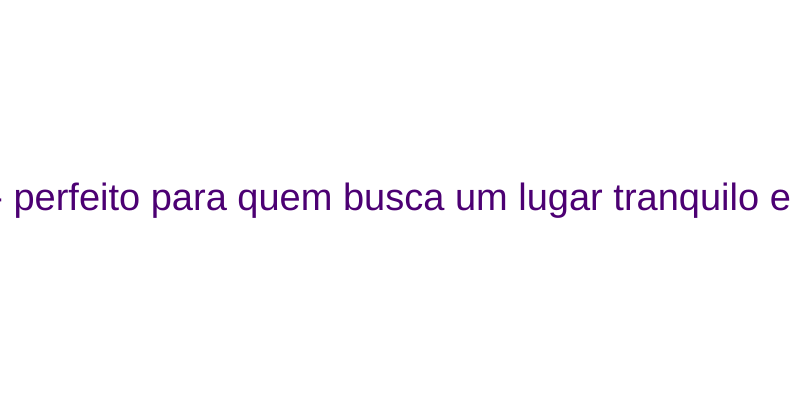
Frame 1 (no input)
Frame 60 (no input): identical to frame 1, image omitted
Frame 120 (the mouse pressed at the canvas centre since frame 60): identical to frame 1, image omitted

The p5.js sketch that drew this single still picture (run headless with seeded random() and noise() and a simulated clock; from frame 60 on, the mouse is pressed at the canvas centre):

// p5.js sketch
// ── sketch.js
// fantasia, aventura, drama

// a viagem de chihiro, LIVRE, fantasia, aventura
// guardiões da galáxia, 12, fantasia, aventura
// as aventuras de pi, 10, drama, fantasia, aventura
// paddington, LIVRE, fantasia, aventura
// ladrões de bicicleta, 12, drama
// o menino que descobriu o vento, 14, drama

let campoOrcamento;
let campoPraia;
let campoCidadeGrande;

function setup() {
  createCanvas(800, 400);
  createElement("h2", "Recomendador de lugares para conhecer");
  createSpan("Quanto você pode gastar R$");
  campoOrcamento = createInput("1000");
  campoPraia = createCheckbox("Gosta de Praia?");
  campoCidadeGrande = createCheckbox("Gosta de cidades grandes?");
}

function draw() {
  background("white");
  let orcamento = parseFloat(campoOrcamento.value());
  let gostaDePraia = campoPraia.checked();
  let gostaDeCidadesGrandes = campoCidadeGrande.checked();
  let recomendacao = geraRecomendacao(orcamento, gostaDePraia, gostaDeCidadesGrandes);

  fill(color(76, 0, 115));
  textAlign(CENTER, CENTER);
  textSize(38);
  text(recomendacao, width / 2, height / 2);
}

function geraRecomendacao(orcamento, gostaDePraia, gostaDeCidadesGrandes) {
  if (orcamento >= 1000) {
    if (gostaDePraia) {
      return "Rio de Janeiro - ótimo para quem gosta de praias e cidade grande.";
    } else if (gostaDeCidadesGrandes) {
      return "São Paulo - ideal para quem gosta do agito das grandes cidades.";
    } else {
      return "Gramado - perfeito para quem busca um lugar tranquilo e charmoso.";
    }
  } else if (orcamento >= 500) {
    if (gostaDePraia) {
      return "Búzios - excelente para quem quer praias lindas com orçamento moderado.";
    } else if (gostaDeCidadesGrandes) {
      return "Curitiba - uma grande cidade com muitos parques e um custo de vida razoável.";
    } else {
      return "Ouro Preto - cidade histórica com muita cultura e beleza.";
    }
  } else {
    if (gostaDePraia) {
      return "Maragogi - conhecida como o Caribe brasileiro, com preços mais acessíveis.";
    } else if (gostaDeCidadesGrandes) {
      return "Belo Horizonte - cidade grande com muita cultura e opções de lazer econômicas.";
    } else {
      return "Petrópolis - cidade com clima de montanha e muita história.";
    }
  }
}
